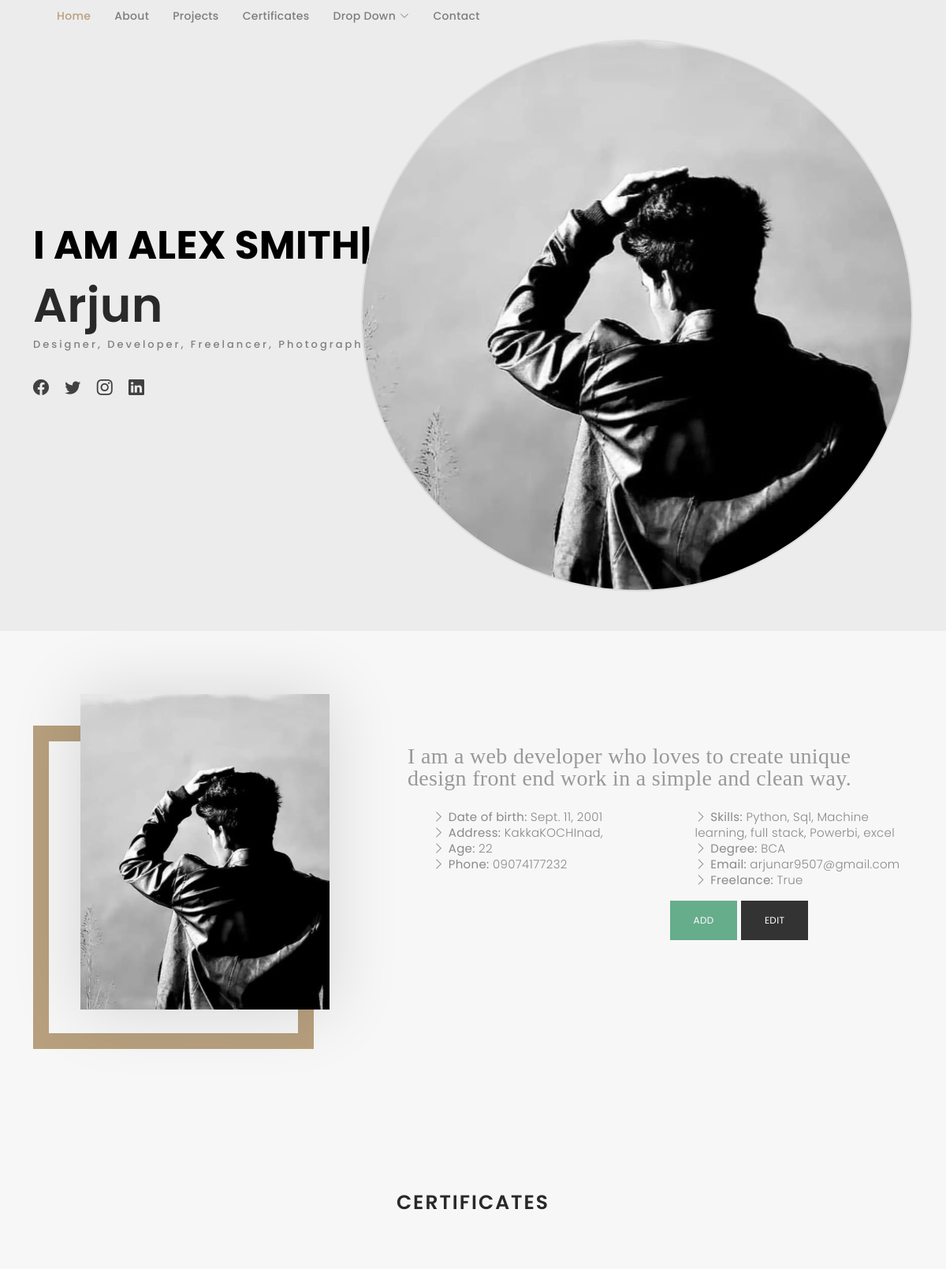
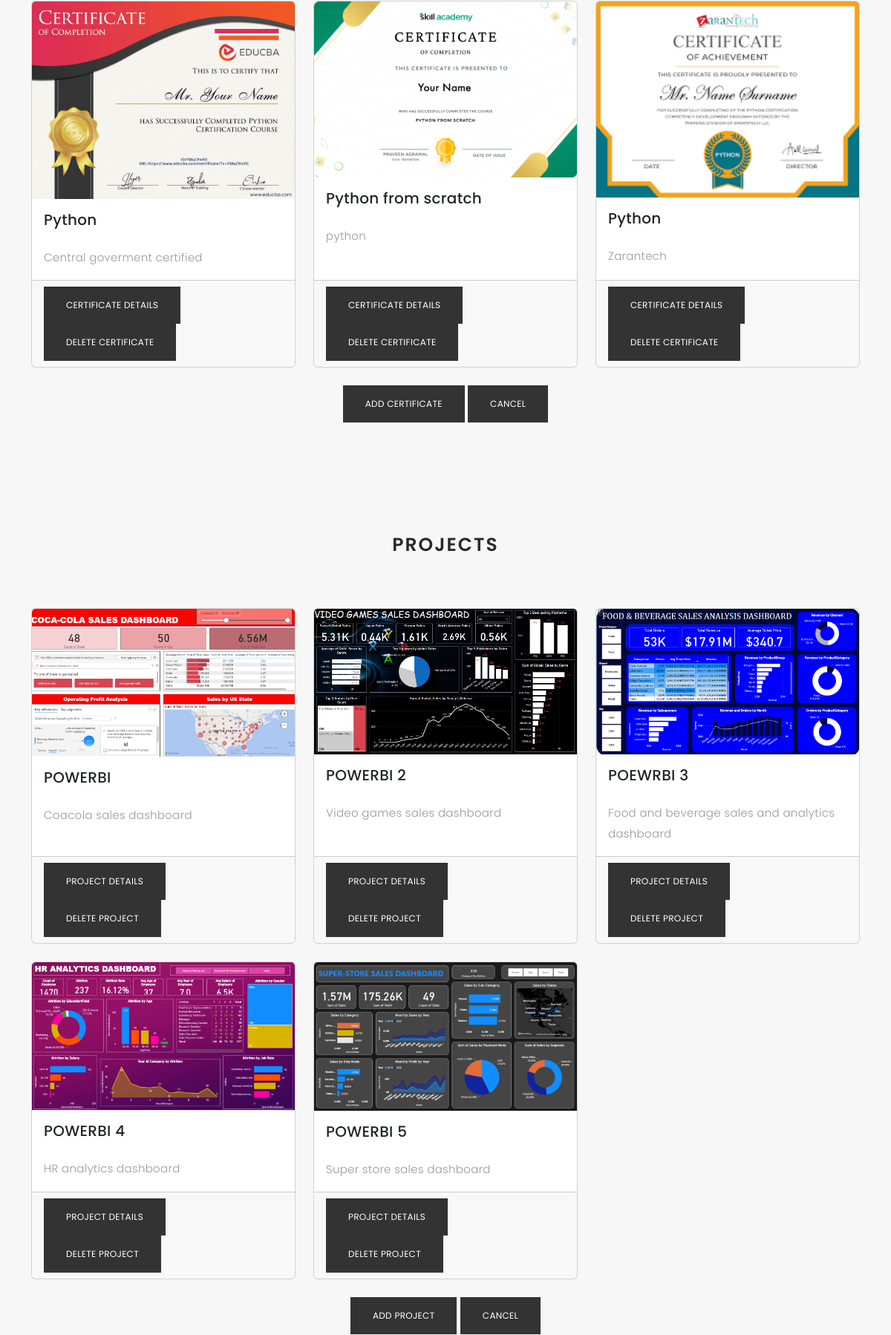
The page / (upper part) on the database its author committed (2 pictures, top to bottom).
### robustuser_app/models.py (models this page shows, shortened)
class Bio(models.Model):
    Name=models.CharField(max_length=250, null=True)
    Date_of_birth=models.DateField(null=True)
    Address=models.CharField(max_length=500, null=True)
    Phone=models.CharField(max_length=11, null=True)
    Age=models.IntegerField(null=True)
    Degree=models.CharField(max_length=450, null=True)
    Email=models.EmailField(null=True)
    Skills=models.CharField(max_length=500, null=True)
    Freelance=models.BooleanField(default=True)
    Image=models.ImageField(upload_to='bio')

class Certificates(models.Model):
    Name=models.CharField(max_length=250, null=True)
    Description=models.CharField(max_length=250, null=True)
    Image=models.ImageField(upload_to='certificates')

class Projects(models.Model):
    Name=models.CharField(max_length=250, null=True)
    Description=models.CharField(max_length=250, null=True)
    Image=models.ImageField(upload_to='projects')

### robustuser_app/views.py (the view)
# urls.py: path('', views.index, name='index-page'),
def index(request):
    datas=Bio.objects.all()
    project=Projects.objects.all()
    certificate=Certificates.objects.all()
    return render(request, 'admin/index.html', {'datas':datas, 'certificate':certificate, 'project':project})

### templates/admin/index.html (shortened to what this page needs)
<!DOCTYPE html>
{% load static %}
<html lang="en">
<head>
  <link href="{% static 'assets/vendor/bootstrap/css/bootstrap.min.css' %}" rel="stylesheet">
  <link href="{% static 'assets/vendor/bootstrap-icons/bootstrap-icons.css' %}" rel="stylesheet">
  <link href="{% static 'assets/vendor/boxicons/css/boxicons.min.css' %}" rel="stylesheet">
  <link href="{% static 'assets/vendor/glightbox/css/glightbox.min.css' %}" rel="stylesheet">
  <link href="{% static 'assets/vendor/swiper/swiper-bundle.min.css' %}" rel="stylesheet">
  <link href="{% static 'assets/css/style.css' %}" rel="stylesheet">
</head>
<body>
 <header id="header1" class="fixed-top ">
    <div class="container d-flex align-items-center justify-content-between">
      <nav id="navbar1" class="navbar1">
        <ul>
          <li><a class="nav-link scrollto active" href="#hero">Home</a></li>
          <li><a class="nav-link scrollto" href="{% url 'view_bio' %}">About</a></li>
          <li><a class="nav-link  scrollto" href="{% url 'view_projects' %}">Projects</a></li>
          <li><a class="nav-link  scrollto" href="{% url 'view_certificates' %}">Certificates</a></li>
          <li class="dropdown"><a href="#"><span>Drop Down</span> <i class="bi bi-chevron-down"></i></a>
          </li>
          <li><a class="nav-link scrollto" href="{% url 'contacts' %}">Contact</a></li>
        </ul>
      </nav>
    </div>
  </header>
  {% for data in datas %}
  <div id="hero" class="home">
    <div class="container">
          <div class="hero-content" style="position: relative;">
          <div class="about-img1" style="position: absolute; top: 50%; right: 0; transform: translateY(-50%);">
                <img src="{{ data.Image.url }}" class="img-responsive" alt="me" style="width: 700px; height: 700px; border-radius: 50%; border: 2px solid #ddd;">
              </div>
        <h1>I am <span class="typed" data-typed-items="Alex Smith, Designer, Developer, Freelancer, Photographer"></span></h1>
        <h2>{{ data.Name }}</h2>
          <p>Designer, Developer, Freelancer, Photographer</p>
        <ul class="list-unstyled list-social">
          <li><a href="#"><i class="bi bi-facebook"></i></a></li>
          <li><a href="#"><i class="bi bi-twitter"></i></a></li>
          <li><a href="#"><i class="bi bi-instagram"></i></a></li>
          <li><a href="#"><i class="bi bi-linkedin"></i></a></li>
        </ul>
      </div>
    </div>
  </div>
    <div id="about" class="paddsection">
      <div class="container">
        <div class="row justify-content-between">
          <div class="col-lg-4 ">
            <div class="div-img-bg">
              <div class="about-img">
                <img src="{{ data.Image.url }}" class="img-responsive" alt="me">
              </div>
            </div>
          </div>
          <div class="col-lg-7">
            <div class="about-descr">
              <p class="p-heading">I am a web developer who loves to create unique design front end work in a simple and clean way.</p>
<div class="bio">
    <div class="row">
        <div class="col-lg-6">
            <ul>
                <li><i class="bi bi-chevron-right"></i> <strong>Date of birth:</strong> <span>{{ data.Date_of_birth }}</span></li>
                <li><i class="bi bi-chevron-right"></i> <strong>Address:</strong> <span>{{ data.Address }}</span></li>
                <li><i class="bi bi-chevron-right"></i> <strong>Age:</strong> <span>{{ data.Age }}</span></li>
                <li><i class="bi bi-chevron-right"></i> <strong>Phone:</strong> <span>{{ data.Phone }}</span></li>
            </ul>
        </div>
        <div class="col-lg-6">
            <ul>
                <li><i class="bi bi-chevron-right"></i> <strong>Skills:</strong> <span>{{ data.Skills }}</span></li>
                <li><i class="bi bi-chevron-right"></i> <strong>Degree:</strong> <span>{{ data.Degree }}</span></li>
                <li><i class="bi bi-chevron-right"></i> <strong>Email:</strong> <span>{{ data.Email }}</span></li>
                <li><i class="bi bi-chevron-right"></i> <strong>Freelance:</strong> <span>{{ data.Freelance }}</span></li>
            </ul>
            <a href="{% url 'add_bio' %}" class="btn btn-success {% if datas.count > 0 %}disabled{% endif %}">Add</a>
            <a href="{% url 'update_bio' data.id %}" class="btn btn-primary">Edit</a>
        </div>
    </div>
</div>
            </div>
            </div>
          </div>
        </div>
      </div>
 {% endfor %}
    <div id="journal" class="text-left paddsection">
      <div class="container">
        <div class="section-title text-center">
          <h2>CERTIFICATES</h2>
        </div>
      </div>
      <div class="container">
           <div class="row row-cols-1 row-cols-md-3 g-4">
        {% for certi in certificate %}
        <div class="col">
            <div class="card h-100">
                <img src="{{ certi.Image.url }}" class="card-img-top" alt="">
                <div class="card-body">
                    <h5 class="card-title">{{ certi.Name }}</h5>
                    <p class="card-text">{{ certi.Description }}</p>
                </div>
                <div class="card-footer">
                    <a href="{% url 'certificate_details' certi.id %}" class="btn btn-primary">Certificate details</a>
                    <a href="{% url 'delete_certificate' certi.id %}" class="btn btn-danger">Delete certificate</a>
                </div>
            </div>
        </div>
        {% endfor %}
    </div>
</div>
        <div class="text-center mt-4">
          <a href="{% url 'add_certificates' %}" class="btn btn-success" id="add-certificate">Add certificate</a>
          <a href="{% url 'index-page' %}" class="btn btn-danger">Cancel</a>
        </div>
      </div>
    <div id="journal" class="text-left paddsection">
      <div class="container">
        <div class="section-title text-center">
          <h2>PROJECTS</h2>
        </div>
      </div>
      <div class="container">
           <div class="row row-cols-1 row-cols-md-3 g-4">
        {% for pro in project %}
        <div class="col">
            <div class="card h-100">
                <img src="{{ pro.Image.url }}" class="card-img-top" alt="">
                <div class="card-body">
                    <h5 class="card-title">{{ pro.Name }}</h5>
                    <p class="card-text">{{ pro.Description }}</p>
                </div>
                <div class="card-footer">
                    <a href="{% url 'project_details' pro.id %}" class="btn btn-primary">Project details</a>
                    <a href="{% url 'delete_project' pro.id %}" class="btn btn-danger">Delete project</a>
                </div>
            </div>
        </div>
        {% endfor %}
        </div>
      </div>
        <div class="text-center mt-4">
          <a href="{% url 'add_projects' %}" class="btn btn-success" id="add-project">Add project</a>
          <a href="{% url 'index-page' %}" class="btn btn-danger">Cancel</a>
        </div>
    </div>
</body>
</html>

### static/assets/css/style.css (style rules this page uses)
body { background: #ffffff; color: #898989; font-family: "Poppins", helvetica; font-size: 15px; font-weight: 300; line-height: 20px; letter-spacing: 0.02em; overflow-x: hidden; margin: 0 auto; padding: 0; box-sizing: border-box; }
h1, h2, h3, h4, h5, h6 { margin: 0; }
h2 { color: #292929; font-weight: 600; }
a { color: #292929; text-decoration: none !important; transition: all 0.5s ease-in-out 0s; }
p { margin: 25px 0; padding: 0; font-size: 15px; color: #999999; line-height: 28px; }
.btn { background: #333; border: medium none; border-radius: 0; color: #fff; font-size: 12px; height: 50px; line-height: 50px; padding: 0 30px; text-transform: uppercase; }
.section-title { margin-bottom: 70px; }
.section-title h2 { font-size: 25px; letter-spacing: 2px; text-transform: uppercase; }
.paddsection { padding-top: 90px; padding-bottom: 90px; }
#hero { background:#ececec; repeat scroll center center/cover; height: 100vh; width: 100%; }
#hero .hero-content { height: 100vh; text-align: left; width: 100%; display: flex; justify-content: center; flex-direction: column; }
.hero-content h1 { font-size: 50px; font-weight: 700; margin-bottom: 10px; text-transform: uppercase; color:black; }
.hero-content h2 { font-size: 60px; }
.hero-content p { font-size: 13px; letter-spacing: 3px; margin-top: 0; margin-bottom: 30px; text-transform: capitalize; color: grey; font-weight: 500; }
.hero-content .list-social li { float: left; margin-right: 20px; }
.hero-content .list-social li i { color: #414141; font-size: 20px; }
#about { width: 100%; height: auto; background: #f7f7f7; padding-top: 120px; }
#about .div-img-bg { padding-bottom: 30px; border: 20px solid #b8a07e; }
#about .div-img-bg .about-img img { width: 100%; box-shadow: 0px 0px 85px 0px rgba(0, 0, 0, 0.14); margin-top: -60px; margin-left: 40px; height: 400px; -o-object-fit: cover; object-fit: cover; }
#about .about-descr .p-heading { font-family: "Playfair Display", serif; font-size: 28px; text-align: left; }
#journal, #journal-blog { height: auto; width: 100%; background: #f7f7f7; padding-bottom: 60px; position: relative; }

### templates/admin/index.html (style rules this page uses)
.navbar1 { padding: 0; }
.navbar1 ul { margin: 0; padding: 0; display: flex; list-style: none; align-items: center; }
.navbar1 li { position: relative; }
.navbar1 a, .navbar1 a:focus { display: flex; align-items: center; justify-content: space-between; padding: 10px 0 10px 30px; font-family: "Poppins", sans-serif; font-size: 14px; font-weight: 500; color: #7e7d7d; white-space: nowrap; transition: 0.3s; }
.navbar1 a i, .navbar1 a:focus i { font-size: 12px; line-height: 0; margin-left: 5px; }
.navbar1 a:hover, .navbar1 .active, .navbar1 .active:focus, .navbar1 li:hover>a { color: #b8a07e; }
.bio ul { list-style:none; }

### rows shown on the page
Bio: Image (picture), Name "Arjun", Date_of_birth "Sept. 11, 2001", Address "KakkaKOCHInad,", Age "22", Phone "09074177232", Skills "Python, Sql, Machine learning, full stack, Powerbi, excel", Degree "BCA", Email "arjunar9507@gmail.com", Freelance "True"
Certificates: Image (picture), Name "Python", Description "Central goverment certified"
Certificates: Image (picture), Name "Python from scratch", Description "python"
Certificates: Image (picture), Name "Python", Description "Zarantech"
Projects: Image (picture), Name "POWERBI", Description "Coacola sales dashboard"
Projects: Image (picture), Name "POWERBI 2", Description "Video games sales dashboard"
Projects: Image (picture), Name "POEWRBI 3", Description "Food and beverage sales and analytics dashboard"
Projects: Image (picture), Name "POWERBI 4", Description "HR analytics dashboard"
Projects: Image (picture), Name "POWERBI 5", Description "Super store sales dashboard"
